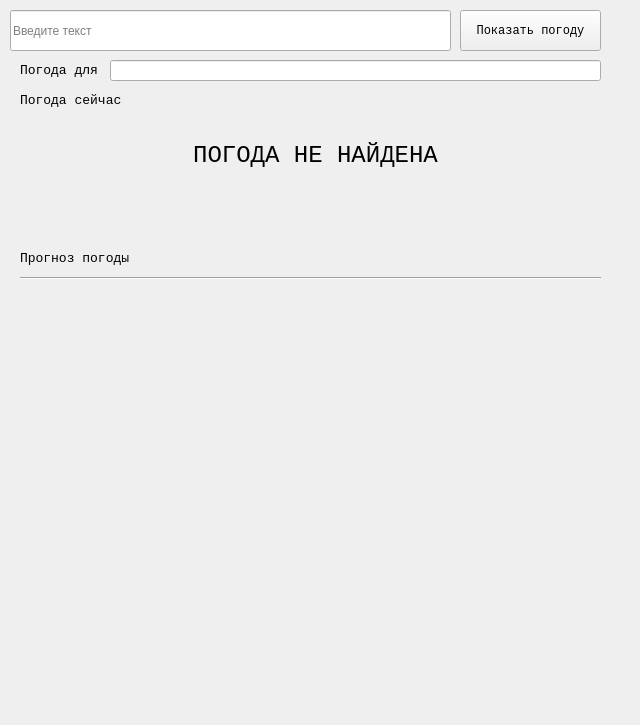
<?xml version="1.0" encoding="UTF-8"?>
<ui version="4.0">
 <class>WeatherWidget</class>
 <widget class="QWidget" name="WeatherWidget">
  <property name="geometry">
   <rect>
    <x>0</x>
    <y>0</y>
    <width>640</width>
    <height>725</height>
   </rect>
  </property>
  <property name="sizePolicy">
   <sizepolicy hsizetype="Preferred" vsizetype="Minimum">
    <horstretch>0</horstretch>
    <verstretch>0</verstretch>
   </sizepolicy>
  </property>
  <property name="minimumSize">
   <size>
    <width>640</width>
    <height>725</height>
   </size>
  </property>
  <property name="cursor">
   <cursorShape>ArrowCursor</cursorShape>
  </property>
  <property name="windowTitle">
   <string>Weather</string>
  </property>
  <widget class="QPushButton" name="button_submit">
   <property name="geometry">
    <rect>
     <x>460</x>
     <y>10</y>
     <width>141</width>
     <height>41</height>
    </rect>
   </property>
   <property name="font">
    <font>
     <family>Courier</family>
    </font>
   </property>
   <property name="text">
    <string>Показать погоду</string>
   </property>
  </widget>
  <widget class="QLabel" name="label_not_foud">
   <property name="enabled">
    <bool>true</bool>
   </property>
   <property name="geometry">
    <rect>
     <x>90</x>
     <y>90</y>
     <width>451</width>
     <height>131</height>
    </rect>
   </property>
   <property name="font">
    <font>
     <family>Courier</family>
     <pointsize>18</pointsize>
    </font>
   </property>
   <property name="text">
    <string>ПОГОДА НЕ НАЙДЕНА</string>
   </property>
   <property name="alignment">
    <set>Qt::AlignCenter</set>
   </property>
  </widget>
  <widget class="QWidget" name="verticalLayoutWidget">
   <property name="geometry">
    <rect>
     <x>20</x>
     <y>120</y>
     <width>581</width>
     <height>121</height>
    </rect>
   </property>
   <layout class="QVBoxLayout" name="layout_current">
    <property name="sizeConstraint">
     <enum>QLayout::SetFixedSize</enum>
    </property>
   </layout>
  </widget>
  <widget class="QLineEdit" name="text_weather">
   <property name="geometry">
    <rect>
     <x>10</x>
     <y>10</y>
     <width>441</width>
     <height>41</height>
    </rect>
   </property>
   <property name="maxLength">
    <number>100</number>
   </property>
   <property name="placeholderText">
    <string>Введите текст</string>
   </property>
  </widget>
  <widget class="QLabel" name="label_cur">
   <property name="geometry">
    <rect>
     <x>20</x>
     <y>90</y>
     <width>191</width>
     <height>21</height>
    </rect>
   </property>
   <property name="font">
    <font>
     <family>Courier</family>
     <pointsize>10</pointsize>
    </font>
   </property>
   <property name="text">
    <string>Погода сейчас</string>
   </property>
  </widget>
  <widget class="QLabel" name="label_for">
   <property name="geometry">
    <rect>
     <x>20</x>
     <y>250</y>
     <width>121</width>
     <height>16</height>
    </rect>
   </property>
   <property name="font">
    <font>
     <family>Courier</family>
     <pointsize>10</pointsize>
    </font>
   </property>
   <property name="text">
    <string>Прогноз погоды</string>
   </property>
  </widget>
  <widget class="QScrollArea" name="scrollArea">
   <property name="geometry">
    <rect>
     <x>20</x>
     <y>280</y>
     <width>611</width>
     <height>431</height>
    </rect>
   </property>
   <property name="frameShape">
    <enum>QFrame::NoFrame</enum>
   </property>
   <property name="horizontalScrollBarPolicy">
    <enum>Qt::ScrollBarAlwaysOff</enum>
   </property>
   <property name="sizeAdjustPolicy">
    <enum>QAbstractScrollArea::AdjustIgnored</enum>
   </property>
   <property name="widgetResizable">
    <bool>true</bool>
   </property>
   <widget class="QWidget" name="scrollAreaWidgetContents">
    <property name="geometry">
     <rect>
      <x>0</x>
      <y>0</y>
      <width>611</width>
      <height>431</height>
     </rect>
    </property>
    <widget class="QWidget" name="verticalLayoutWidget_2">
     <property name="geometry">
      <rect>
       <x>0</x>
       <y>0</y>
       <width>581</width>
       <height>431</height>
      </rect>
     </property>
     <layout class="QVBoxLayout" name="verticalLayout">
      <property name="sizeConstraint">
       <enum>QLayout::SetFixedSize</enum>
      </property>
     </layout>
    </widget>
   </widget>
  </widget>
  <widget class="QLabel" name="label_place">
   <property name="geometry">
    <rect>
     <x>20</x>
     <y>60</y>
     <width>91</width>
     <height>21</height>
    </rect>
   </property>
   <property name="font">
    <font>
     <family>Courier</family>
     <pointsize>10</pointsize>
    </font>
   </property>
   <property name="text">
    <string>Погода для</string>
   </property>
  </widget>
  <widget class="QLineEdit" name="lineEdit_place">
   <property name="geometry">
    <rect>
     <x>110</x>
     <y>60</y>
     <width>491</width>
     <height>21</height>
    </rect>
   </property>
   <property name="maxLength">
    <number>100</number>
   </property>
   <property name="readOnly">
    <bool>true</bool>
   </property>
  </widget>
  <widget class="Line" name="line">
   <property name="geometry">
    <rect>
     <x>20</x>
     <y>270</y>
     <width>581</width>
     <height>16</height>
    </rect>
   </property>
   <property name="orientation">
    <enum>Qt::Horizontal</enum>
   </property>
  </widget>
 </widget>
 <resources/>
 <connections/>
</ui>
